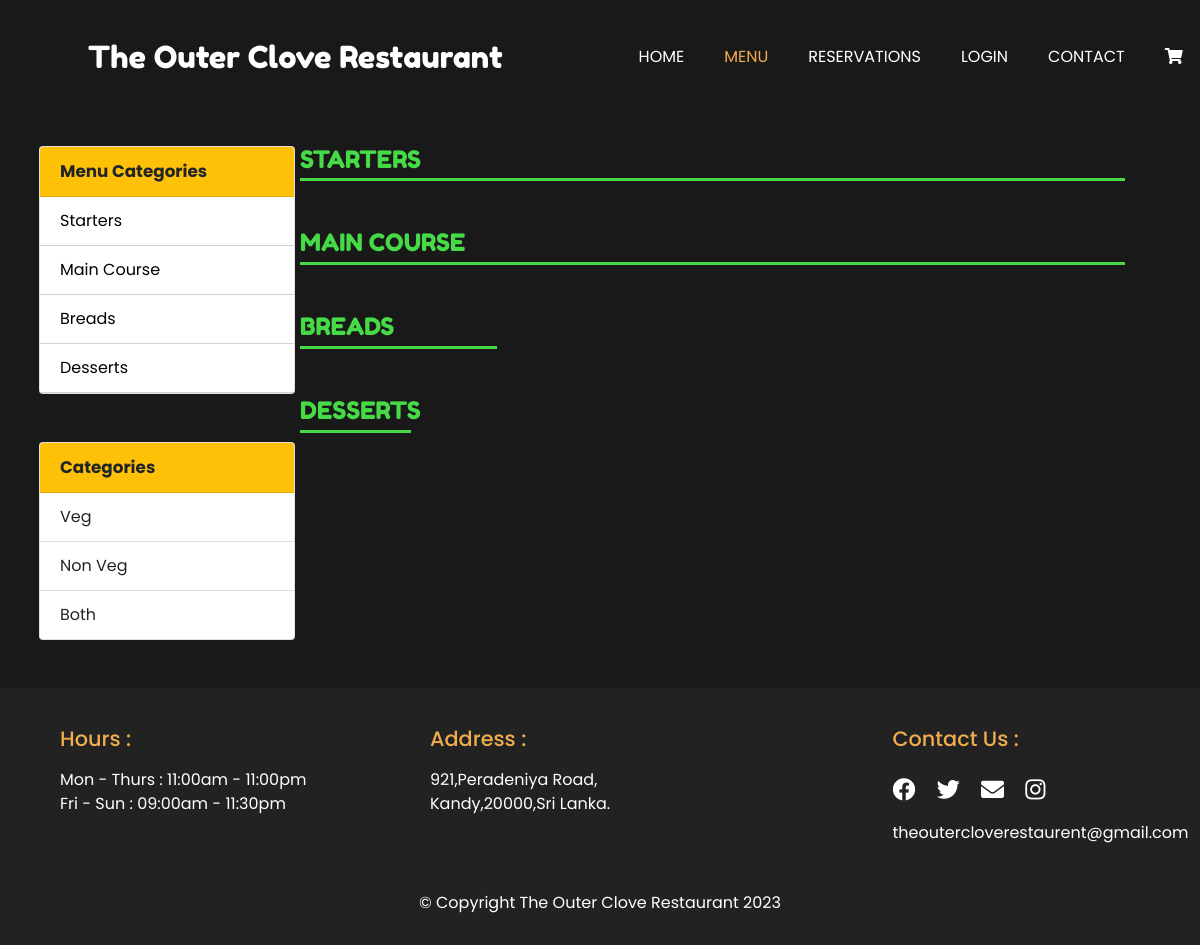
Page /menu.php on the committed database.
### tables this page shows
CREATE TABLE `product_categories` (
  `p_cat_id` int(10) NOT NULL,
  `p_cat_title` text NOT NULL
);

CREATE TABLE `categories` (
  `cat_id` int(10) NOT NULL,
  `cat_title` text NOT NULL
);

### menu.php (the view, shortened to what this page needs)
<?php
    include("admin_area/includes/db.php");
?>
<!DOCTYPE html>
<html lang="en">
  <head>
    <link rel="stylesheet" href="css/all.min.css">
    <link rel="stylesheet" href="https://stackpath.bootstrapcdn.com/bootstrap/4.4.1/css/bootstrap.min.css">
    <link rel="stylesheet" href="css/style.css">
    <link rel="stylesheet" href="css/menu.css">
  </head>
  <body>
    <nav class="navbar navbar-expand-lg px-5 pt-4">
        <a class="navbar-brand" href="index.php">The Outer Clove Restaurant</a>
        <div class="collapse navbar-collapse" id="navbarNavAltMarkup">
          <div class="navbar-nav ml-auto">
            <a class="nav-link" href="index.php">HOME</a>
            <a class="nav-link active" href="menu.php">MENU</a>
            <a class="nav-link" href="reservation.php">RESERVATIONS</a>
            <?php
            if (isset($_SESSION['name']))
              echo '<a class="nav-link" href="logout.php">LOGOUT</a>';
            else
              echo '<a class="nav-link" href="login.php">LOGIN</a>';
            ?>
            <a class="nav-link" href="contact.php">CONTACT</a>
            <a class="nav-link" href="cart.php"><i class="fas fa-shopping-cart"></i></a>
          </div>
        </div>
      </nav>
      <div class="container-fluid">
        <div class="row">
          <div class="col-xl-3 col-lg-4 col-12 offset-md-1 col-md-10 offset-lg-0 ">
            <div class="card ml-lg-4 my-5 categorycard">
              <div class="card-header bg-warning">
                Menu Categories
              </div>
              <ul class="list-group list-group-flush">
                <?php
                    $p_cat_sql = "SELECT p_cat_title FROM product_categories";
                    $p_cat_result = mysqli_query($con, $p_cat_sql);
                    while( $p_cat_record = mysqli_fetch_assoc($p_cat_result) ) {
                ?>
                <a href="#<?php echo str_replace(' ', '',(strtolower($p_cat_record['p_cat_title']))); ?>"><li class="list-group-item"><?php echo $p_cat_record['p_cat_title'];?></li></a>
                <?php } ?>
              </ul>
            </div>
            <div class="card ml-lg-4 my-lg-5 mb-0 categorycard">
              <div class="card-header bg-warning">
                Categories
              </div>
                <ul class="list-group list-group-flush">
                <?php
                    $cat_sql = "SELECT cat_title FROM categories";
                    $cat_result = mysqli_query($con, $cat_sql);
                    while( $cat_record = mysqli_fetch_assoc($cat_result) ) {
                ?>
                <li class="list-group-item" id="<?php echo str_replace(' ', '',(strtolower($cat_record['cat_title']))); ?>"><?php echo $cat_record['cat_title'];?></li>
                <?php } ?>
                </ul>
            </div>
          </div>
          <div class="col-xl-9 col-lg-8 col-12 my-4 p-0">
            <?php
              $p_cat_sql = "SELECT p_cat_id,p_cat_title FROM product_categories";
              $p_cat_result = mysqli_query($con, $p_cat_sql);
              while( $p_cat_record = mysqli_fetch_assoc($p_cat_result) ) {
            ?>
              <h4 class="menuhead col-11 p-0 pb-1 my-4" id="<?php echo str_replace(' ', '',(strtolower($p_cat_record['p_cat_title']))); ?>"><?php echo strtoupper($p_cat_record['p_cat_title']); ?></h4>
              <div class="row">
                <?php } ?>
          </div>
        </div>
        </div>
        </div>
        </div>
        </div>
      <footer>
    <div class="container">
      <div class="row">
        <section class="col-md-4">
          <h4>Hours :</h4>
          <p>Mon - Thurs : 11:00am - 11:00pm<br>
          Fri - Sun : 09:00am - 11:30pm</p>
          <br>
        </section>
        <section class="col-md-4">
        <h4>Address :</h4>
           <p>921,Peradeniya Road, <br>
           Kandy,20000,Sri Lanka.</p>
          <br>
        </section>
        <section class="col-md-3 offset-md-1">
          <h4>Contact Us :</h4>
          <i class="fab fa-facebook"></i>
          <i class="fab fa-twitter"></i>
          <i class="fas fa-envelope"></i>
          <i class="fab fa-instagram"></i><br>
          <a href="mailto:theoutercloverestaurent@gmail.com">theoutercloverestaurent@gmail.com</a>
          <br>
        </section>
      </div>
      <div class="text-center">&copy; Copyright The Outer Clove Restaurant 2023</div>
    </div>
  </footer>
  </body>
</html>

### css/style.css (style rules this page uses)
* { margin: 0; padding: 0; font-family: 'Poppins', sans-serif; scroll-behavior: smooth; }
.container-fluid { padding: 0; }
.navbar-brand { padding: 10px 40px; font-family: 'Fredoka One', cursive; color: #dbff3d; font-size: 145%; z-index: 300; }
.navbar-nav { padding: 10px 40px; }
.navbar-expand-lg .navbar-nav .nav-link { color: white; padding: 0; margin-left: 40px; position: relative; }
.navbar-nav .nav-link:hover ,.navbar-expand-lg .navbar-nav .active { color: #f0ad4e; }
.row { margin: 0; }
footer { padding: 30px 0; background-color: #222; color: white; }
footer div .row { margin-bottom: 35px; }
footer section h4 { line-height: 2; font-size: 1.3em; color: #f0ad4e; }
section a { color: white; }
section i { font-size: 23px; margin: 10px 17px 20px 0; }
@media (min-width:992px) { .navbar-brand { color:white; font-size: 190%; } }

### css/menu.css (style rules this page uses)
body { background: #191919; }
.menuhead { color: #46db46; font-family: 'Fredoka One', cursive; border-bottom: 3px solid; }
.card { width: 20rem; }
.categorycard { width: 16rem; }
.card .card-header { background-color: #dbff3d; font-weight: bold; font-size: 105%; }
.card .list-group a { text-decoration: none; color: black; border-bottom: 1px solid rgb(210,210,210); }

### rows in the picture
product_categories: p_cat_title "Starters", p_cat_title "STARTERS"
product_categories: p_cat_title "Main Course", p_cat_title "MAIN COURSE"
product_categories: p_cat_title "Breads", p_cat_title "BREADS"
product_categories: p_cat_title "Desserts", p_cat_title "DESSERTS"
categories: cat_title "Veg"
categories: cat_title "Non Veg"
categories: cat_title "Both"
